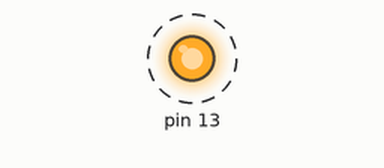
Simulated run of this sketch. Board: Arduino Uno, built with avr-gcc and run on an emulated ATmega328P. On the bench: output pins drawn as LEDs (lit = HIGH). Dashed ring = blinking. Random numbers use the default seed unless the sketch sets one; what the sketch prints to the serial monitor is not drawn.

Above: at 0.2 s.
Timing chart, 0 to 3.0 s (numbered marks = the images above):
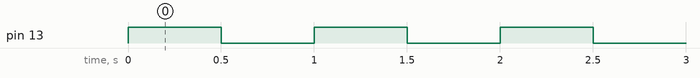

The sketch:

arduino.ino
```cpp
const int pot = A0;

void setup()
{
    // put your setup code here, to run once:
    Serial.begin(9600);
    pinMode(13, OUTPUT);
}

void loop()
{
    // put your main code here, to run repeatedly:
    Serial.println(random(0, 255));
    digitalWrite(13, HIGH);
    delay(500);
    digitalWrite(13, LOW);
    delay(500);
}
```

Measured:
- by itself, pin 13: alternates HIGH for 0.50 s and LOW for 0.50 s
